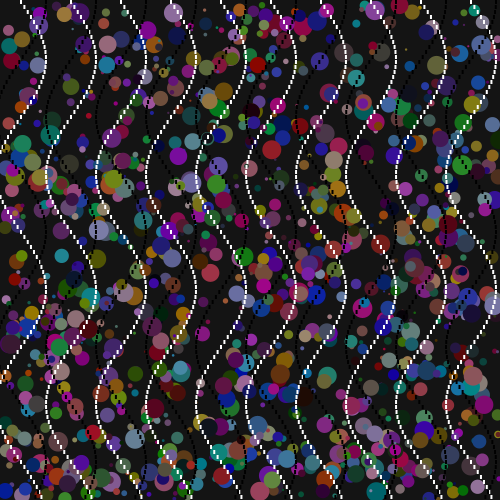
Frame 1 (no input)
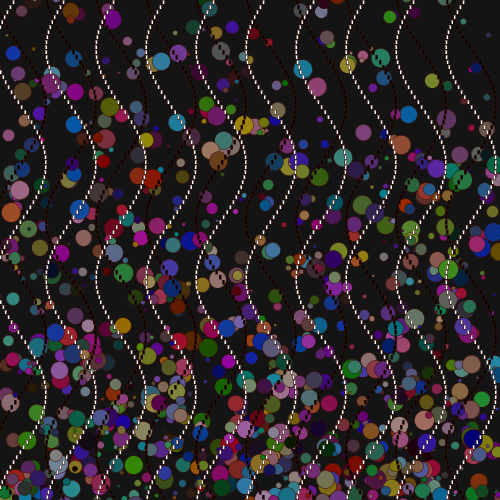
Frame 60 (the mouse pressed at the canvas centre just before this capture)
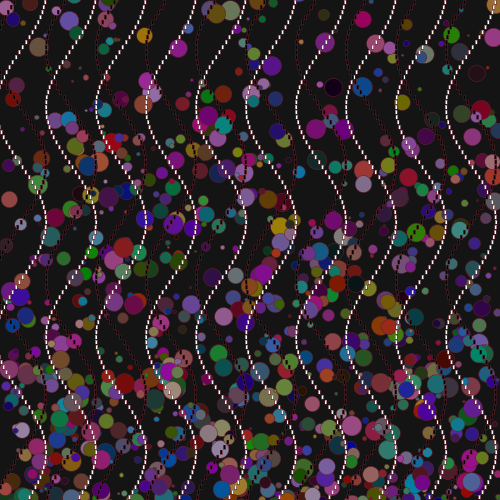
Frame 120 (the mouse held since frame 60 and released just before this capture)

The Processing sketch that drew these frames (run headless with seeded random() and noise(); from frame 60 on, the mouse is pressed at the canvas centre):

// Processing sketch: processing_100408
// ── processing_100408.pde



int random;
float x,y;
float dx,dy;
float easing;
 
float speed = 0.05;
float radius = 30.0;
float sx = 100.0;
float sy = 100.0;
 
Circle[] circles;
float offset =20.0;
float scaleVal =25.0;
float angleInc = PI/23.0;
float angle =0.0;
 
void setup(){
  size(500,500);
  noStroke();
  smooth();
   x=0;
  y=0;
  easing= .005;
  circles = new Circle[1200]; 
  for(int i = 0; i < 1200; i++){
    circles[i] = new Circle(random(5,height),random(5,width),random(2,20));
}
}
void draw(){
   
  {
 background(20);
 for(int i = 0; i < 1200; i++){
    circles[i].display();
    circles[i].move();
  }
  fill(40);
for(int y=0; y<=width; y+=5){
  float x =offset + (sin(angle) * scaleVal);
  fill(255);
  rect(x+0,y,2,4);
  rect(x+50,y,2,4);
  rect(x+100,y,2,4);
  rect(x+150,y,2,4);
  rect(x+200,y,2,4);
  rect(x+250,y,2,4);
  rect(x+300,y,2,4);
  rect(x+350,y,2,4);
  rect(x+400,y,2,4);
  rect(x+450,y,2,4);
  x= offset + (cos(angle) * scaleVal);
  fill(0);
  rect(x+0,y,2,4);
  rect(x+50,y,2,4);
  rect(x+100,y,2,4);
  rect(x+150,y,2,4);
  rect(x+200,y,2,4);
  rect(x+250,y,2,4);
  rect(x+300,y,2,4);
  rect(x+350,y,2,4);
  rect(x+400,y,2,4);
  rect(x+450,y,2,4);
  angle +=angleInc;
 } 
 } {
   
  float sinval = sin(angle);
  float cosval = cos(angle);
  float x = 250 + (cosval * radius);
  float y = 250 + (sinval * radius);
   
  
  
 }{
   
 

  
  translate(250,300);
  for(int i=0; i<360; i++){
    rotate(radians(10));
    strokeWeight(.5);
    stroke(random(216),random(72),random(72));
   
     
    
  }
 }
}
 class Circle {
  float x,y,diameter, ysp, xsp, gravity, friction;
    
  Circle(float xpos, float ypos, float dia){
    x = xpos;
    y = ypos;
    diameter = dia;
    friction = random(-1.5,-0.9);
    gravity = random(0.01,1);
  
  }
    
  void display(){
    fill(random(160), random(137), random(167));
    ellipse (x,y,diameter, diameter);
  }
    
  void move(){
    ysp += gravity;
    x += xsp;
    y += ysp;
    if (y > 500){
      ysp*=friction;
    }
    if (x<0 ){
      xsp*=friction;
    }
     
  }
}
